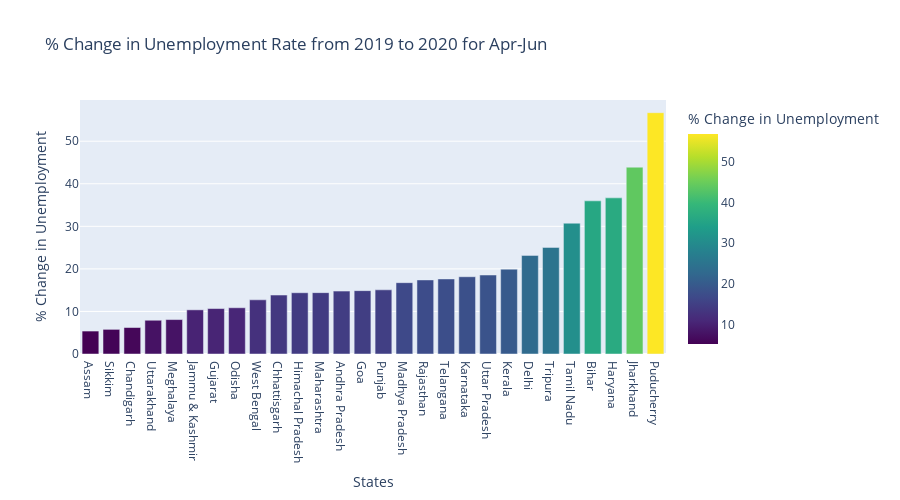

Notebook cell for this chart:
### Code cell
# Percentage change in unemployment rate

combined_df['Rate Change in Unemployment'] = round(combined_df['Unemployment Rate After Lockdown'] - combined_df['Unemployment Rate Before Lockdown']/combined_df['Unemployment Rate Before Lockdown'],2)
percent_change_df = combined_df.sort_values('Rate Change in Unemployment')

# Percentage change in unemployment after lockdown

fig = px.bar(percent_change_df, x='States',y='Rate Change in Unemployment',color='Rate Change in Unemployment',
            labels={'States' : 'States', 'Rate Change in Unemployment' : '% Change in Unemployment'},
            title='% Change in Unemployment Rate from 2019 to 2020 for Apr-Jun ',
            color_continuous_scale = 'viridis', width=900, height=500)
fig.show()

### Figure 1 — Plotly figure (JSON) as saved in the notebook; plotly's stock layout.template omitted (floating-point values rounded to 4 significant figures)
{"data": [{"alignmentgroup": "True", "hovertemplate": "States=%{x}<br>% Change in Unemployment=%{marker.color}<extra></extra>", "legendgroup": "", "marker": {"color": [5.39, 5.79, 6.22, 7.93, 8.09, 10.38, 10.68, 10.87, 12.73, 13.85, 14.4, 14.42, 14.78, 14.89, 15.08, 16.76, 17.41, 17.64, 18.16, 18.56, 19.94, 23.17, 25.05, 30.74, 35.99, 36.69, 43.9, 56.7], "coloraxis": "coloraxis", "pattern": {"shape": ""}}, "name": "", "offsetgroup": "", "orientation": "v", "showlegend": false, "textposition": "auto", "type": "bar", "x": ["Assam", "Sikkim", "Chandigarh", "Uttarakhand", "Meghalaya", "Jammu & Kashmir", "Gujarat", "Odisha", "West Bengal", "Chhattisgarh", "Himachal Pradesh", "Maharashtra", "Andhra Pradesh", "Goa", "Punjab", "Madhya Pradesh", "Rajasthan", "Telangana", "Karnataka", "Uttar Pradesh", "Kerala", "Delhi", "Tripura", "Tamil Nadu", "Bihar", "Haryana", "Jharkhand", "Puducherry"], "xaxis": "x", "y": [5.39, 5.79, 6.22, 7.93, 8.09, 10.38, 10.68, 10.87, 12.73, 13.85, 14.4, 14.42, 14.78, 14.89, 15.08, 16.76, 17.41, 17.64, 18.16, 18.56, 19.94, 23.17, 25.05, 30.74, 35.99, 36.69, 43.9, 56.7], "yaxis": "y"}], "layout": {"barmode": "relative", "coloraxis": {"colorbar": {"title": {"text": "% Change in Unemployment"}}, "colorscale": [[0, "#440154"], [0.1111, "#482878"], [0.2222, "#3e4989"], [0.3333, "#31688e"], [0.4444, "#26828e"], [0.5556, "#1f9e89"], [0.6667, "#35b779"], [0.7778, "#6ece58"], [0.8889, "#b5de2b"], [1, "#fde725"]]}, "height": 500, "legend": {"tracegroupgap": 0}, "title": {"text": "% Change in Unemployment Rate from 2019 to 2020 for Apr-Jun "}, "width": 900, "xaxis": {"anchor": "y", "domain": [0, 1], "title": {"text": "States"}}, "yaxis": {"anchor": "x", "domain": [0, 1], "title": {"text": "% Change in Unemployment"}}}}
